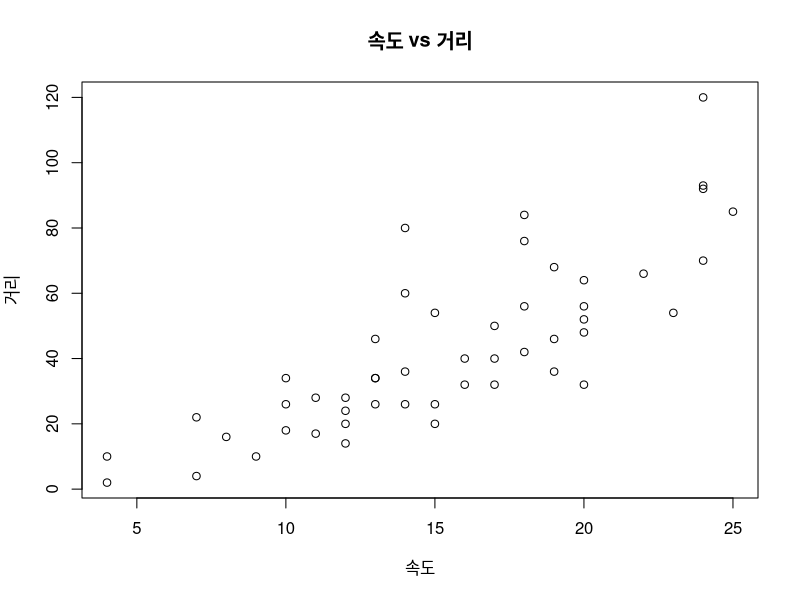
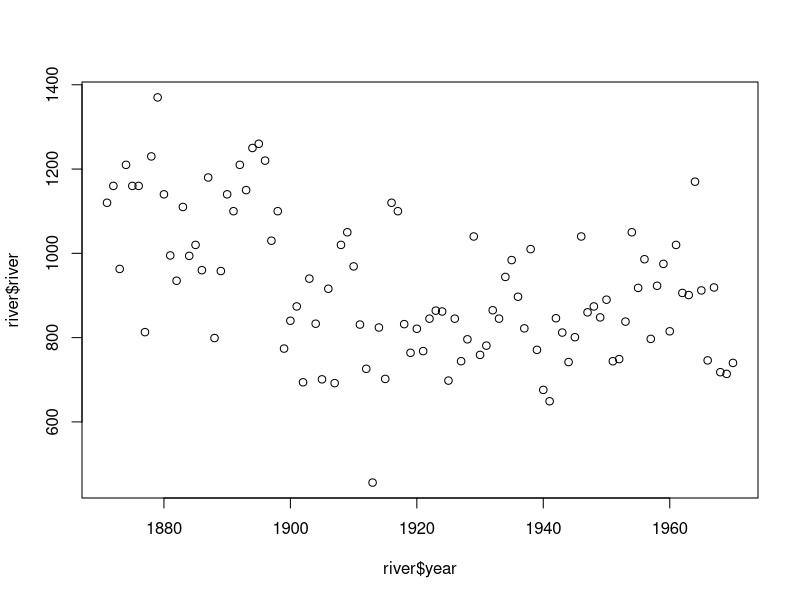

The R source for these figures, in order: (Note: this script raises an error after producing the figures.)
#--------------------------------------------------
#내장데이터 cars활용
#cars 데이터 정보 출력
#50대 자동차의 속도와 제동거리 관계 그래프화
#--------------------------------------------------
#데이터 로딩----------------------------------------
test<-cars
test
#데이터 확인----------------------------------------
# (1) 데이터 요약 정보 & 구조 출력
str(test)

# (2) 행과 열 출력
dim(test)

# (3-1) 행 갯수만 출력
nrow(test)

# (3-2) 열 갯수만 출력
ncol(test)

# (4) 컬럼명 출력
colnames(test)

#데이터 표현 By 산점도 그래프------------------------
x<-test$speed
y<-test$dist
plot(x,y,main='속도 vs 거리',xlab='속도',
ylab='거리')


# 나일강의 1871 ~ 1970 년 유속
Nile
str(Nile)

# (2) 행과 열 출력
river<-Nile

river=data.frame(river)

river$year<-1871:1970
river

dim(river)

# (3-1) 행 갯수만 출력
nrow(river)

# (3-2) 열 갯수만 출력
ncol(river)

# (4) 컬럼명 출력
colnames(river)

#데이터 표현 By 산점도 그래프------------------------
plot(river$year,river$river)

plot()



# 